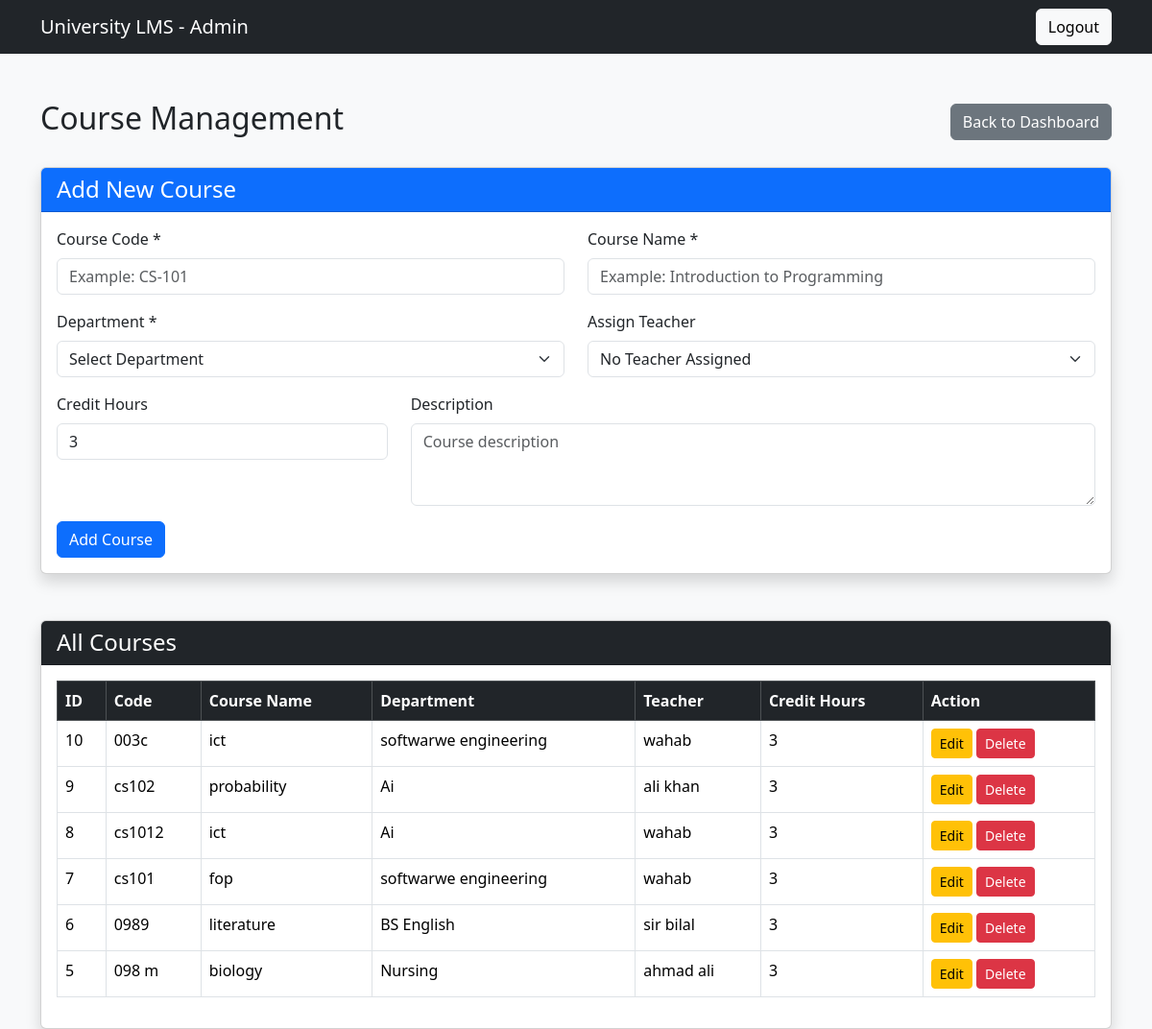
The page /admin/courses.php (signed in) on the database its author committed.
### tables this page shows
CREATE TABLE `courses` (
  `id` int(11) NOT NULL,
  `department_id` int(11) NOT NULL,
  `teacher_id` int(11) DEFAULT NULL,
  `course_code` varchar(50) NOT NULL,
  `course_name` varchar(150) NOT NULL,
  `description` text DEFAULT NULL,
  `credit_hours` int(11) DEFAULT 3,
  `created_at` timestamp NOT NULL DEFAULT current_timestamp()
);

CREATE TABLE `departments` (
  `id` int(11) NOT NULL,
  `name` varchar(100) NOT NULL,
  `description` text DEFAULT NULL,
  `created_at` timestamp NOT NULL DEFAULT current_timestamp()
);

CREATE TABLE `users` (
  `id` int(11) NOT NULL,
  `full_name` varchar(100) NOT NULL,
  `email` varchar(100) NOT NULL,
  `phone` varchar(30) DEFAULT NULL,
  `address` varchar(255) DEFAULT NULL,
  `student_id` varchar(50) DEFAULT NULL,
  `teacher_id` varchar(50) DEFAULT NULL,
  `semester` int(11) DEFAULT NULL,
  `department_id` int(11) DEFAULT NULL,
  `password` varchar(255) NOT NULL,
  `role` enum('student','teacher','admin') NOT NULL DEFAULT 'student',
  `created_at` timestamp NOT NULL DEFAULT current_timestamp()
);

### admin/courses.php (the view, shortened to what this page needs)
<?php
include "../includes/db.php";
$courses = mysqli_query(
    $conn,
    "SELECT
        courses.id,
        courses.course_code,
        courses.course_name,
        courses.description,
        courses.credit_hours,
        departments.name AS department_name,
        users.full_name AS teacher_name
     FROM courses
     INNER JOIN departments
        ON courses.department_id = departments.id
     LEFT JOIN users
        ON courses.teacher_id = users.id
     ORDER BY courses.id DESC"
);
?>
<!DOCTYPE html>
<html lang="en">
<head>
    <link
        href="https://cdn.jsdelivr.net/npm/bootstrap@5.3.3/dist/css/bootstrap.min.css"
        rel="stylesheet"
    >
</head>
<body class="bg-light">
<nav class="navbar navbar-dark bg-dark">
    <div class="container">
        <a
            class="navbar-brand"
            href="dashboard.php"
        >
            University LMS - Admin
        </a>
        <a
            href="../logout.php"
            class="btn btn-light"
        >
            Logout
        </a>
    </div>
</nav>
<div class="container mt-5">
    <div class="d-flex justify-content-between align-items-center mb-4">
        <h2>Course Management</h2>
        <a
            href="dashboard.php"
            class="btn btn-secondary"
        >
            Back to Dashboard
        </a>
    </div>
    <div class="card shadow mb-5">
        <div class="card-header bg-primary text-white">
            <h4 class="mb-0">
                Add New Course
            </h4>
        </div>
        <div class="card-body">
            <form method="POST">
                <div class="row">
                    <div class="col-md-6 mb-3">
                        <label class="form-label">
                            Course Code *
                        </label>
                        <input
                            type="text"
                            name="course_code"
                            class="form-control"
                            placeholder="Example: CS-101"
                            required
                        >
                    </div>
                    <div class="col-md-6 mb-3">
                        <label class="form-label">
                            Course Name *
                        </label>
                        <input
                            type="text"
                            name="course_name"
                            class="form-control"
                            placeholder="Example: Introduction to Programming"
                            required
                        >
                    </div>
                    <div class="col-md-6 mb-3">
                        <label class="form-label">
                            Department *
                        </label>
                        <select
                            name="department_id"
                            class="form-select"
                            required
                        >
                            <option value="">
                                Select Department
                            </option>
                        </select>
                    </div>
                    <div class="col-md-6 mb-3">
                        <label class="form-label">
                            Assign Teacher
                        </label>
                        <select
                            name="teacher_id"
                            class="form-select"
                        >
                            <option value="">
                                No Teacher Assigned
                            </option>
                        </select>
                    </div>
                    <div class="col-md-4 mb-3">
                        <label class="form-label">
                            Credit Hours
                        </label>
                        <input
                            type="number"
                            name="credit_hours"
                            class="form-control"
                            value="3"
                            min="1"
                            max="6"
                        >
                    </div>
                    <div class="col-md-8 mb-3">
                        <label class="form-label">
                            Description
                        </label>
                        <textarea
                            name="description"
                            class="form-control"
                            rows="3"
                            placeholder="Course description"
                        ></textarea>
                    </div>
                </div>
                <button
                    type="submit"
                    name="add_course"
                    class="btn btn-primary"
                >
                    Add Course
                </button>
            </form>
        </div>
    </div>
    <div class="card shadow">
        <div class="card-header bg-dark text-white">
            <h4 class="mb-0">
                All Courses
            </h4>
        </div>
        <div class="card-body">
            <div class="table-responsive">
                <table class="table table-bordered table-hover">
                    <thead class="table-dark">
                        <tr>
                            <th>ID</th>
                            <th>Code</th>
                            <th>Course Name</th>
                            <th>Department</th>
                            <th>Teacher</th>
                            <th>Credit Hours</th>
                            <th>Action</th>
                        </tr>
                    </thead>
                    <tbody>
                    <?php while ($course = mysqli_fetch_assoc($courses)): ?>
                        <tr>
                            <td>
                                <?php echo $course['id']; ?>
                            </td>
                            <td>
                                <?php echo htmlspecialchars($course['course_code']); ?>
                            </td>
                            <td>
                                <?php echo htmlspecialchars($course['course_name']); ?>
                            </td>
                            <td>
                                <?php echo htmlspecialchars($course['department_name']); ?>
                            </td>
                            <td>
                                <?php
                                echo $course['teacher_name']
                                    ? htmlspecialchars($course['teacher_name'])
                                    : "Not Assigned";
                                ?>
                            </td>
                            <td>
                                <?php echo $course['credit_hours']; ?>
                            </td>
                            <td>
                                <a
                                    href="edit_course.php?id=<?php echo $course['id']; ?>"
                                    class="btn btn-sm btn-warning"
                                >
                                    Edit
                                </a>
                                <a
                                    href="courses.php?delete=<?php echo $course['id']; ?>"
                                    class="btn btn-sm btn-danger"
                                    onclick="return confirm('Are you sure you want to delete this course?');"
                                >
                                    Delete
                                </a>
                            </td>
                        </tr>
                    <?php endwhile; ?>
                    </tbody>
                </table>
            </div>
        </div>
    </div>
</div>
</body>
</html>

### rows shown on the page
courses: id "10", course_code "003c", course_name "ict", department.name "softwarwe engineering", teacher.full_name "wahab", credit_hours "3"
courses: id "9", course_code "cs102", course_name "probability", department.name "Ai", teacher.full_name "ali khan", credit_hours "3"
courses: id "8", course_code "cs1012", course_name "ict", department.name "Ai", teacher.full_name "wahab", credit_hours "3"
courses: id "7", course_code "cs101", course_name "fop", department.name "softwarwe engineering", teacher.full_name "wahab", credit_hours "3"
courses: id "6", course_code "0989", course_name "literature", department.name "BS English", teacher.full_name "sir bilal", credit_hours "3"
courses: id "5", course_code "098 m", course_name "biology", department.name "Nursing", teacher.full_name "ahmad ali", credit_hours "3"
